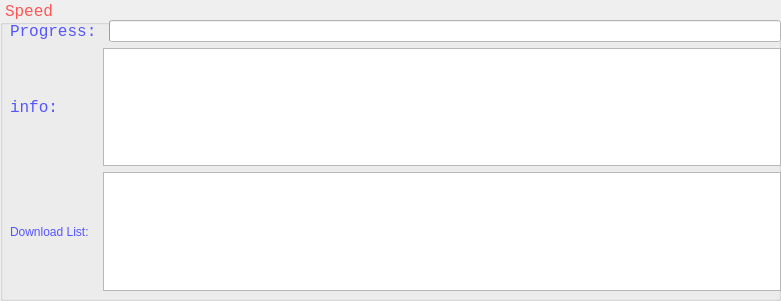
     <widget class="QGroupBox" name="groupBox_2">
      <property name="geometry">
       <rect>
        <x>10</x>
        <y>140</y>
        <width>781</width>
        <height>301</height>
       </rect>
      </property>
      <property name="font">
       <font>
        <family>Consolas</family>
        <pointsize>12</pointsize>
        <weight>50</weight>
        <italic>false</italic>
        <bold>false</bold>
       </font>
      </property>
      <property name="styleSheet">
       <string notr="true">color:rgb(255,85,85);
font: 12pt &quot;Consolas&quot;;</string>
      </property>
      <property name="title">
       <string>Speed</string>
      </property>
      <widget class="QWidget" name="gridLayoutWidget">
       <property name="geometry">
        <rect>
         <x>10</x>
         <y>20</y>
         <width>771</width>
         <height>271</height>
        </rect>
       </property>
       <layout class="QGridLayout" name="gridLayout">
        <item row="1" column="1" colspan="2">
         <widget class="QTextBrowser" name="textBrowser">
          <property name="font">
           <font>
            <family>Consolas</family>
            <pointsize>12</pointsize>
            <weight>50</weight>
            <italic>false</italic>
            <bold>false</bold>
           </font>
          </property>
          <property name="styleSheet">
           <string notr="true">color:rgb(85,85,255)</string>
          </property>
         </widget>
        </item>
        <item row="0" column="2">
         <widget class="QProgressBar" name="progressBar">
          <property name="palette">
           <palette>
            <active>
             <colorrole role="WindowText">
              <brush brushstyle="SolidPattern">
               <color alpha="255">
                <red>255</red>
                <green>85</green>
                <blue>85</blue>
               </color>
              </brush>
             </colorrole>
             <colorrole role="Button">
              <brush brushstyle="SolidPattern">
               <color alpha="255">
                <red>255</red>
                <green>255</green>
                <blue>255</blue>
               </color>
              </brush>
             </colorrole>
             <colorrole role="Light">
              <brush brushstyle="SolidPattern">
               <color alpha="255">
                <red>170</red>
                <green>170</green>
                <blue>127</blue>
               </color>
              </brush>
             </colorrole>
             <colorrole role="Text">
              <brush brushstyle="SolidPattern">
               <color alpha="255">
                <red>255</red>
                <green>85</green>
                <blue>85</blue>
               </color>
              </brush>
             </colorrole>
             <colorrole role="ButtonText">
              <brush brushstyle="SolidPattern">
               <color alpha="255">
                <red>255</red>
                <green>85</green>
                <blue>85</blue>
               </color>
              </brush>
             </colorrole>
             <colorrole role="Base">
              <brush brushstyle="SolidPattern">
               <color alpha="255">
                <red>255</red>
                <green>255</green>
                <blue>255</blue>
               </color>
              </brush>
             </colorrole>
             <colorrole role="Window">
              <brush brushstyle="SolidPattern">
               <color alpha="255">
                <red>255</red>
                <green>255</green>
                <blue>255</blue>
               </color>
              </brush>
             </colorrole>
             <colorrole role="Highlight">
              <brush brushstyle="SolidPattern">
               <color alpha="255">
                <red>0</red>
                <green>0</green>
                <blue>0</blue>
               </color>
              </brush>
             </colorrole>
             <colorrole role="HighlightedText">
              <brush brushstyle="SolidPattern">
               <color alpha="255">
                <red>255</red>
                <green>255</green>
                <blue>255</blue>
               </color>
              </brush>
             </colorrole>
             <colorrole role="AlternateBase">
              <brush brushstyle="SolidPattern">
               <color alpha="255">
                <red>0</red>
                <green>0</green>
                <blue>0</blue>
               </color>
              </brush>
             </colorrole>
             <colorrole role="PlaceholderText">
              <brush brushstyle="NoBrush">
               <color alpha="128">
                <red>255</red>
                <green>85</green>
                <blue>85</blue>
               </color>
              </brush>
             </colorrole>
            </active>
            <inactive>
             <colorrole role="WindowText">
              <brush brushstyle="SolidPattern">
               <color alpha="255">
                <red>255</red>
                <green>85</green>
                <blue>85</blue>
               </color>
              </brush>
             </colorrole>
             <colorrole role="Button">
              <brush brushstyle="SolidPattern">
               <color alpha="255">
                <red>255</red>
                <green>255</green>
                <blue>255</blue>
               </color>
              </brush>
             </colorrole>
             <colorrole role="Light">
              <brush brushstyle="SolidPattern">
               <color alpha="255">
                <red>170</red>
                <green>170</green>
                <blue>127</blue>
               </color>
              </brush>
             </colorrole>
             <colorrole role="Text">
              <brush brushstyle="SolidPattern">
               <color alpha="255">
                <red>255</red>
                <green>85</green>
                <blue>85</blue>
               </color>
              </brush>
             </colorrole>
             <colorrole role="ButtonText">
              <brush brushstyle="SolidPattern">
               <color alpha="255">
                <red>255</red>
                <green>85</green>
                <blue>85</blue>
               </color>
              </brush>
             </colorrole>
             <colorrole role="Base">
              <brush brushstyle="SolidPattern">
               <color alpha="255">
                <red>255</red>
                <green>255</green>
                <blue>255</blue>
               </color>
              </brush>
             </colorrole>
             <colorrole role="Window">
              <brush brushstyle="SolidPattern">
               <color alpha="255">
                <red>255</red>
                <green>255</green>
                <blue>255</blue>
               </color>
              </brush>
             </colorrole>
             <colorrole role="Highlight">
              <brush brushstyle="SolidPattern">
               <color alpha="255">
                <red>0</red>
                <green>0</green>
                <blue>0</blue>
               </color>
              </brush>
             </colorrole>
             <colorrole role="HighlightedText">
              <brush brushstyle="SolidPattern">
               <color alpha="255">
                <red>255</red>
                <green>255</green>
                <blue>255</blue>
               </color>
              </brush>
             </colorrole>
             <colorrole role="AlternateBase">
              <brush brushstyle="SolidPattern">
               <color alpha="255">
                <red>0</red>
                <green>0</green>
                <blue>0</blue>
               </color>
              </brush>
             </colorrole>
             <colorrole role="PlaceholderText">
              <brush brushstyle="NoBrush">
               <color alpha="128">
                <red>255</red>
                <green>85</green>
                <blue>85</blue>
               </color>
              </brush>
             </colorrole>
            </inactive>
            <disabled>
             <colorrole role="WindowText">
              <brush brushstyle="SolidPattern">
               <color alpha="255">
                <red>255</red>
                <green>85</green>
                <blue>85</blue>
               </color>
              </brush>
             </colorrole>
             <colorrole role="Button">
              <brush brushstyle="SolidPattern">
               <color alpha="255">
                <red>255</red>
                <green>255</green>
                <blue>255</blue>
               </color>
              </brush>
             </colorrole>
             <colorrole role="Light">
              <brush brushstyle="SolidPattern">
               <color alpha="255">
                <red>170</red>
                <green>170</green>
                <blue>127</blue>
               </color>
              </brush>
             </colorrole>
             <colorrole role="Text">
              <brush brushstyle="SolidPattern">
               <color alpha="255">
                <red>255</red>
                <green>85</green>
                <blue>85</blue>
               </color>
              </brush>
             </colorrole>
             <colorrole role="ButtonText">
              <brush brushstyle="SolidPattern">
               <color alpha="255">
                <red>255</red>
                <green>85</green>
                <blue>85</blue>
               </color>
              </brush>
             </colorrole>
             <colorrole role="Base">
              <brush brushstyle="SolidPattern">
               <color alpha="255">
                <red>255</red>
                <green>255</green>
                <blue>255</blue>
               </color>
              </brush>
             </colorrole>
             <colorrole role="Window">
              <brush brushstyle="SolidPattern">
               <color alpha="255">
                <red>255</red>
                <green>255</green>
                <blue>255</blue>
               </color>
              </brush>
             </colorrole>
             <colorrole role="Highlight">
              <brush brushstyle="SolidPattern">
               <color alpha="255">
                <red>0</red>
                <green>0</green>
                <blue>0</blue>
               </color>
              </brush>
             </colorrole>
             <colorrole role="HighlightedText">
              <brush brushstyle="SolidPattern">
               <color alpha="255">
                <red>255</red>
                <green>255</green>
                <blue>255</blue>
               </color>
              </brush>
             </colorrole>
             <colorrole role="AlternateBase">
              <brush brushstyle="SolidPattern">
               <color alpha="255">
                <red>0</red>
                <green>0</green>
                <blue>0</blue>
               </color>
              </brush>
             </colorrole>
             <colorrole role="PlaceholderText">
              <brush brushstyle="NoBrush">
               <color alpha="128">
                <red>255</red>
                <green>85</green>
                <blue>85</blue>
               </color>
              </brush>
             </colorrole>
            </disabled>
           </palette>
          </property>
          <property name="value">
           <number>0</number>
          </property>
          <property name="textVisible">
           <bool>false</bool>
          </property>
          <property name="orientation">
           <enum>Qt::Horizontal</enum>
          </property>
          <property name="textDirection">
           <enum>QProgressBar::BottomToTop</enum>
          </property>
          <property name="format">
           <string>%p%</string>
          </property>
         </widget>
        </item>
        <item row="0" column="0">
         <widget class="QLabel" name="label_3">
          <property name="font">
           <font>
            <family>Consolas</family>
            <pointsize>12</pointsize>
            <weight>50</weight>
            <italic>false</italic>
            <bold>false</bold>
           </font>
          </property>
          <property name="styleSheet">
           <string notr="true">color:rgb(85,85,255)</string>
          </property>
          <property name="text">
           <string>Progress:</string>
          </property>
         </widget>
        </item>
        <item row="1" column="0">
         <widget class="QLabel" name="label_4">
          <property name="font">
           <font>
            <family>Consolas</family>
            <pointsize>12</pointsize>
            <weight>50</weight>
            <italic>false</italic>
            <bold>false</bold>
           </font>
          </property>
          <property name="styleSheet">
           <string notr="true">color:rgb(85,85,255)</string>
          </property>
          <property name="text">
           <string>info:</string>
          </property>
         </widget>
        </item>
        <item row="2" column="1" colspan="2">
         <widget class="QTextBrowser" name="textBrowser_3">
          <property name="styleSheet">
           <string notr="true">color: rgb(85, 85, 255);</string>
          </property>
         </widget>
        </item>
        <item row="2" column="0">
         <widget class="QLabel" name="label_17">
          <property name="styleSheet">
           <string notr="true">color: rgb(85, 85, 255);</string>
          </property>
          <property name="text">
           <string>Download List:</string>
          </property>
         </widget>
        </item>
       </layout>
      </widget>
     </widget>
